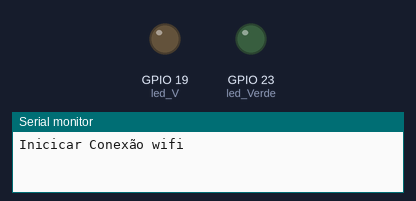
A sketch run on a simulated ESP32. Shown: output pins drawn as LEDs (lit = HIGH), the last lines printed to the serial monitor. Dashed ring = blinking. WiFi joins after 1.5 s; servers stay silent unless stated; the local clock reads 2024-03-15 10:24:30 at power-on unless the sketch sets it.

Above: at 0.8 s.
At 2.85 s:
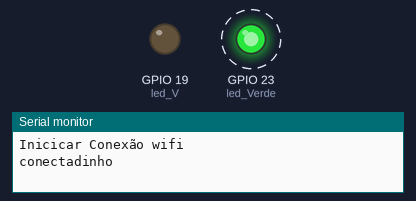
Timing chart, 0 to 3.1 s (numbered marks = the images above):
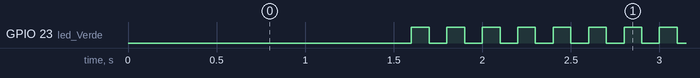

Measured:
- by itself, GPIO 23 (led_Verde): alternates HIGH for 0.10 s and LOW for 0.10 s

The sketch:

wifi.ino
```cpp
#include "Time.h"
#include <WiFi.h>

hw_timer_t *timer = NULL;
int tempo = 0 ;
int led_Verde = 23;
int led_V = 19;

void IRAM_ATTR offTimer(){
  if(tempo == 5){
    digitalWrite(led_V,!digitalRead(led_V));
    digitalWrite(led_Verde, 0);
    tempo = 0;
  }
  tempo ++;
}
void IRAM_ATTR onTimer(){
  digitalWrite(led_Verde,!digitalRead(led_Verde));
  digitalWrite(led_V, 0);
}


const char*SSID = "Miauu";
const char*password = "Soulinda";

const char* Servidor = "pool.ntp.org";
const long fuso = -10800; // -3h 3600
const int verao = 0;

void WiFiEvent(WiFiEvent_t event) {
 switch(event){
   case ARDUINO_EVENT_WIFI_STA_GOT_IP:
      Serial.println("conectadinho");
      timerAttachInterrupt(timer,&onTimer);
      timerAlarm(timer,100000,true,0);


      break;
    case ARDUINO_EVENT_WIFI_STA_DISCONNECTED:
      Serial.print("desconectadinho");
      timerAttachInterrupt(timer,&offTimer);
      timerAlarm(timer,100000,true,0);
      WiFi.reconnect();
      break;
 }

}

void setup() {
  Serial.begin(9600);
  WiFi.onEvent(WiFiEvent);
  WiFi.begin(SSID,password);
  Serial.println("Inicicar Conexão wifi");
  configTime(fuso,verao,Servidor);

  timer = timerBegin(1000000);

  pinMode(led_V, OUTPUT);
  pinMode(led_Verde,OUTPUT);
}


void loop() {
  struct tm timeinfo;
  if(!getLocalTime(&timeinfo)){
    Serial.println("Sem Hora");
    return;
  }
}
```
